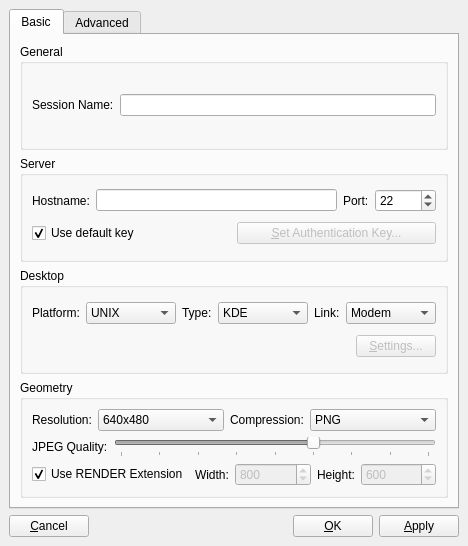
<ui version="4.0" >
 <author></author>
 <comment></comment>
 <exportmacro></exportmacro>
 <class>SettingsDialog</class>
 <widget class="QWidget" name="SettingsDialog" >
  <property name="geometry" >
   <rect>
    <x>0</x>
    <y>0</y>
    <width>468</width>
    <height>546</height>
   </rect>
  </property>
  <property name="windowTitle" >
   <string>Form</string>
  </property>
  <layout class="QVBoxLayout" >
   <property name="margin" >
    <number>9</number>
   </property>
   <property name="spacing" >
    <number>6</number>
   </property>
   <item>
    <widget class="QTabWidget" name="layoutTabs" >
     <property name="currentIndex" >
      <number>0</number>
     </property>
     <widget class="QWidget" name="basicTab" >
      <attribute name="title" >
       <string>Basic</string>
      </attribute>
      <layout class="QVBoxLayout" >
       <property name="margin" >
        <number>9</number>
       </property>
       <property name="spacing" >
        <number>6</number>
       </property>
       <item>
        <widget class="QGroupBox" name="generalGroup" >
         <property name="title" >
          <string>General</string>
         </property>
         <layout class="QVBoxLayout" >
          <property name="margin" >
           <number>9</number>
          </property>
          <property name="spacing" >
           <number>6</number>
          </property>
          <item>
           <layout class="QHBoxLayout" >
            <property name="margin" >
             <number>0</number>
            </property>
            <property name="spacing" >
             <number>6</number>
            </property>
            <item>
             <widget class="QLabel" name="sessionNameLabel" >
              <property name="sizePolicy" >
               <sizepolicy>
                <hsizetype>0</hsizetype>
                <vsizetype>5</vsizetype>
                <horstretch>0</horstretch>
                <verstretch>0</verstretch>
               </sizepolicy>
              </property>
              <property name="text" >
               <string>Session Name:</string>
              </property>
             </widget>
            </item>
            <item>
             <widget class="QLineEdit" name="sessionName" />
            </item>
           </layout>
          </item>
         </layout>
        </widget>
       </item>
       <item>
        <widget class="QGroupBox" name="serverGroup" >
         <property name="title" >
          <string>Server</string>
         </property>
         <layout class="QVBoxLayout" >
          <property name="margin" >
           <number>9</number>
          </property>
          <property name="spacing" >
           <number>6</number>
          </property>
          <item>
           <layout class="QHBoxLayout" >
            <property name="margin" >
             <number>0</number>
            </property>
            <property name="spacing" >
             <number>6</number>
            </property>
            <item>
             <widget class="QLabel" name="hostnameLabel" >
              <property name="sizePolicy" >
               <sizepolicy>
                <hsizetype>0</hsizetype>
                <vsizetype>5</vsizetype>
                <horstretch>0</horstretch>
                <verstretch>0</verstretch>
               </sizepolicy>
              </property>
              <property name="text" >
               <string>Hostname:</string>
              </property>
             </widget>
            </item>
            <item>
             <widget class="QLineEdit" name="hostname" />
            </item>
            <item>
             <widget class="QLabel" name="portLabel" >
              <property name="sizePolicy" >
               <sizepolicy>
                <hsizetype>0</hsizetype>
                <vsizetype>5</vsizetype>
                <horstretch>0</horstretch>
                <verstretch>0</verstretch>
               </sizepolicy>
              </property>
              <property name="text" >
               <string>Port:</string>
              </property>
             </widget>
            </item>
            <item>
             <widget class="QSpinBox" name="port" >
              <property name="maximum" >
               <number>65535</number>
              </property>
              <property name="minimum" >
               <number>1</number>
              </property>
              <property name="value" >
               <number>22</number>
              </property>
             </widget>
            </item>
           </layout>
          </item>
          <item>
           <layout class="QHBoxLayout" >
            <property name="margin" >
             <number>0</number>
            </property>
            <property name="spacing" >
             <number>6</number>
            </property>
            <item>
             <widget class="QCheckBox" name="defaultKey" >
              <property name="text" >
               <string>Use default key</string>
              </property>
              <property name="checked" >
               <bool>true</bool>
              </property>
             </widget>
            </item>
            <item>
             <widget class="QPushButton" name="setAuthKeyButton" >
              <property name="enabled" >
               <bool>false</bool>
              </property>
              <property name="text" >
               <string>&amp;Set Authentication Key...</string>
              </property>
             </widget>
            </item>
           </layout>
          </item>
         </layout>
        </widget>
       </item>
       <item>
        <widget class="QGroupBox" name="desktopGroup" >
         <property name="title" >
          <string>Desktop</string>
         </property>
         <layout class="QVBoxLayout" >
          <property name="margin" >
           <number>9</number>
          </property>
          <property name="spacing" >
           <number>6</number>
          </property>
          <item>
           <layout class="QHBoxLayout" >
            <property name="margin" >
             <number>0</number>
            </property>
            <property name="spacing" >
             <number>6</number>
            </property>
            <item>
             <widget class="QLabel" name="platformLabel" >
              <property name="sizePolicy" >
               <sizepolicy>
                <hsizetype>0</hsizetype>
                <vsizetype>5</vsizetype>
                <horstretch>0</horstretch>
                <verstretch>0</verstretch>
               </sizepolicy>
              </property>
              <property name="text" >
               <string>Platform:</string>
              </property>
             </widget>
            </item>
            <item>
             <widget class="QComboBox" name="platform" >
              <item>
               <property name="text" >
                <string>UNIX</string>
               </property>
              </item>
              <item>
               <property name="text" >
                <string>Windows</string>
               </property>
              </item>
              <item>
               <property name="text" >
                <string>VNC Proxy</string>
               </property>
              </item>
             </widget>
            </item>
            <item>
             <widget class="QLabel" name="typeLabel" >
              <property name="sizePolicy" >
               <sizepolicy>
                <hsizetype>0</hsizetype>
                <vsizetype>5</vsizetype>
                <horstretch>0</horstretch>
                <verstretch>0</verstretch>
               </sizepolicy>
              </property>
              <property name="text" >
               <string>Type:</string>
              </property>
             </widget>
            </item>
            <item>
             <widget class="QComboBox" name="type" >
              <item>
               <property name="text" >
                <string>KDE</string>
               </property>
              </item>
              <item>
               <property name="text" >
                <string>GNOME</string>
               </property>
              </item>
              <item>
               <property name="text" >
                <string>CDE</string>
               </property>
              </item>
              <item>
               <property name="text" >
                <string>XDM</string>
               </property>
              </item>
              <item>
               <property name="text" >
                <string>Custom</string>
               </property>
              </item>
             </widget>
            </item>
            <item>
             <widget class="QLabel" name="linkLabel" >
              <property name="sizePolicy" >
               <sizepolicy>
                <hsizetype>0</hsizetype>
                <vsizetype>5</vsizetype>
                <horstretch>0</horstretch>
                <verstretch>0</verstretch>
               </sizepolicy>
              </property>
              <property name="text" >
               <string>Link:</string>
              </property>
             </widget>
            </item>
            <item>
             <widget class="QComboBox" name="link" >
              <item>
               <property name="text" >
                <string>Modem</string>
               </property>
              </item>
              <item>
               <property name="text" >
                <string>ISDN</string>
               </property>
              </item>
              <item>
               <property name="text" >
                <string>ADSL</string>
               </property>
              </item>
              <item>
               <property name="text" >
                <string>WAN</string>
               </property>
              </item>
              <item>
               <property name="text" >
                <string>LAN</string>
               </property>
              </item>
             </widget>
            </item>
           </layout>
          </item>
          <item>
           <layout class="QHBoxLayout" >
            <property name="margin" >
             <number>0</number>
            </property>
            <property name="spacing" >
             <number>6</number>
            </property>
            <item>
             <spacer>
              <property name="orientation" >
               <enum>Qt::Horizontal</enum>
              </property>
              <property name="sizeHint" >
               <size>
                <width>173</width>
                <height>20</height>
               </size>
              </property>
             </spacer>
            </item>
            <item>
             <widget class="QPushButton" name="desktopSettingButton" >
              <property name="enabled" >
               <bool>false</bool>
              </property>
              <property name="text" >
               <string>&amp;Settings...</string>
              </property>
             </widget>
            </item>
           </layout>
          </item>
         </layout>
        </widget>
       </item>
       <item>
        <widget class="QGroupBox" name="groupBox_3" >
         <property name="title" >
          <string>Geometry</string>
         </property>
         <layout class="QVBoxLayout" >
          <property name="margin" >
           <number>9</number>
          </property>
          <property name="spacing" >
           <number>6</number>
          </property>
          <item>
           <layout class="QHBoxLayout" >
            <property name="margin" >
             <number>0</number>
            </property>
            <property name="spacing" >
             <number>6</number>
            </property>
            <item>
             <widget class="QLabel" name="resolutionLabel" >
              <property name="sizePolicy" >
               <sizepolicy>
                <hsizetype>0</hsizetype>
                <vsizetype>5</vsizetype>
                <horstretch>0</horstretch>
                <verstretch>0</verstretch>
               </sizepolicy>
              </property>
              <property name="text" >
               <string>Resolution:</string>
              </property>
             </widget>
            </item>
            <item>
             <widget class="QComboBox" name="resolution" >
              <item>
               <property name="text" >
                <string>640x480</string>
               </property>
              </item>
              <item>
               <property name="text" >
                <string>800x600</string>
               </property>
              </item>
              <item>
               <property name="text" >
                <string>1024x768</string>
               </property>
              </item>
              <item>
               <property name="text" >
                <string>Fullscreen</string>
               </property>
              </item>
              <item>
               <property name="text" >
                <string>Custom</string>
               </property>
              </item>
             </widget>
            </item>
            <item>
             <widget class="QLabel" name="compressionLabel" >
              <property name="sizePolicy" >
               <sizepolicy>
                <hsizetype>0</hsizetype>
                <vsizetype>5</vsizetype>
                <horstretch>0</horstretch>
                <verstretch>0</verstretch>
               </sizepolicy>
              </property>
              <property name="text" >
               <string>Compression:</string>
              </property>
             </widget>
            </item>
            <item>
             <widget class="QComboBox" name="imageCompressionType" >
              <item>
               <property name="text" >
                <string>PNG</string>
               </property>
              </item>
              <item>
               <property name="text" >
                <string>JPEG</string>
               </property>
              </item>
              <item>
               <property name="text" >
                <string>Raw X11</string>
               </property>
              </item>
             </widget>
            </item>
           </layout>
          </item>
          <item>
           <layout class="QHBoxLayout" >
            <property name="margin" >
             <number>0</number>
            </property>
            <property name="spacing" >
             <number>6</number>
            </property>
            <item>
             <widget class="QLabel" name="qualityLabel" >
              <property name="sizePolicy" >
               <sizepolicy>
                <hsizetype>0</hsizetype>
                <vsizetype>5</vsizetype>
                <horstretch>0</horstretch>
                <verstretch>0</verstretch>
               </sizepolicy>
              </property>
              <property name="text" >
               <string>JPEG Quality:</string>
              </property>
             </widget>
            </item>
            <item>
             <widget class="QSlider" name="imageQualityLevel" >
              <property name="enabled" >
               <bool>false</bool>
              </property>
              <property name="minimum" >
               <number>1</number>
              </property>
              <property name="maximum" >
               <number>9</number>
              </property>
              <property name="pageStep" >
               <number>9</number>
              </property>
              <property name="value" >
               <number>6</number>
              </property>
              <property name="orientation" >
               <enum>Qt::Horizontal</enum>
              </property>
              <property name="tickPosition" >
               <enum>QSlider::TicksBelow</enum>
              </property>
              <property name="tickInterval" >
               <number>1</number>
              </property>
             </widget>
            </item>
           </layout>
          </item>
          <item>
           <layout class="QHBoxLayout" >
            <property name="margin" >
             <number>0</number>
            </property>
            <property name="spacing" >
             <number>6</number>
            </property>
            <item>
             <widget class="QCheckBox" name="render" >
              <property name="text" >
               <string>Use RENDER Extension</string>
              </property>
              <property name="checked" >
               <bool>true</bool>
              </property>
             </widget>
            </item>
            <item>
             <widget class="QLabel" name="widthLabel" >
              <property name="sizePolicy" >
               <sizepolicy>
                <hsizetype>0</hsizetype>
                <vsizetype>5</vsizetype>
                <horstretch>0</horstretch>
                <verstretch>0</verstretch>
               </sizepolicy>
              </property>
              <property name="text" >
               <string>Width:</string>
              </property>
             </widget>
            </item>
            <item>
             <widget class="QSpinBox" name="width" >
              <property name="enabled" >
               <bool>false</bool>
              </property>
              <property name="maximum" >
               <number>9999</number>
              </property>
              <property name="value" >
               <number>800</number>
              </property>
             </widget>
            </item>
            <item>
             <widget class="QLabel" name="heightLabel" >
              <property name="sizePolicy" >
               <sizepolicy>
                <hsizetype>0</hsizetype>
                <vsizetype>5</vsizetype>
                <horstretch>0</horstretch>
                <verstretch>0</verstretch>
               </sizepolicy>
              </property>
              <property name="text" >
               <string>Height:</string>
              </property>
             </widget>
            </item>
            <item>
             <widget class="QSpinBox" name="height" >
              <property name="enabled" >
               <bool>false</bool>
              </property>
              <property name="maximum" >
               <number>9999</number>
              </property>
              <property name="value" >
               <number>600</number>
              </property>
             </widget>
            </item>
           </layout>
          </item>
         </layout>
        </widget>
       </item>
      </layout>
     </widget>
     <widget class="QWidget" name="advancedTab" >
      <attribute name="title" >
       <string>Advanced</string>
      </attribute>
      <layout class="QVBoxLayout" >
       <property name="margin" >
        <number>9</number>
       </property>
       <property name="spacing" >
        <number>6</number>
       </property>
       <item>
        <widget class="QGroupBox" name="networkGroup" >
         <property name="title" >
          <string>Network</string>
         </property>
         <layout class="QVBoxLayout" >
          <property name="margin" >
           <number>9</number>
          </property>
          <property name="spacing" >
           <number>6</number>
          </property>
          <item>
           <widget class="QCheckBox" name="encryption" >
            <property name="text" >
             <string>Use SSH Tunneling</string>
            </property>
            <property name="checked" >
             <bool>true</bool>
            </property>
           </widget>
          </item>
         </layout>
        </widget>
       </item>
       <item>
        <widget class="QGroupBox" name="cacheGroup" >
         <property name="title" >
          <string>Cache</string>
         </property>
         <layout class="QVBoxLayout" >
          <property name="margin" >
           <number>9</number>
          </property>
          <property name="spacing" >
           <number>6</number>
          </property>
          <item>
           <layout class="QHBoxLayout" >
            <property name="margin" >
             <number>0</number>
            </property>
            <property name="spacing" >
             <number>6</number>
            </property>
            <item>
             <widget class="QLabel" name="memoryLabel" >
              <property name="sizePolicy" >
               <sizepolicy>
                <hsizetype>0</hsizetype>
                <vsizetype>5</vsizetype>
                <horstretch>0</horstretch>
                <verstretch>0</verstretch>
               </sizepolicy>
              </property>
              <property name="text" >
               <string>Memory:</string>
              </property>
             </widget>
            </item>
            <item>
             <widget class="QSpinBox" name="memoryCache" >
              <property name="maximum" >
               <number>128</number>
              </property>
              <property name="value" >
               <number>8</number>
              </property>
             </widget>
            </item>
            <item>
             <widget class="QLabel" name="memoryMBLabel" >
              <property name="text" >
               <string>MB</string>
              </property>
             </widget>
            </item>
            <item>
             <widget class="QLabel" name="diskLabel" >
              <property name="sizePolicy" >
               <sizepolicy>
                <hsizetype>0</hsizetype>
                <vsizetype>5</vsizetype>
                <horstretch>0</horstretch>
                <verstretch>0</verstretch>
               </sizepolicy>
              </property>
              <property name="text" >
               <string>Disk:</string>
              </property>
             </widget>
            </item>
            <item>
             <widget class="QSpinBox" name="diskCache" >
              <property name="maximum" >
               <number>128</number>
              </property>
              <property name="value" >
               <number>32</number>
              </property>
             </widget>
            </item>
            <item>
             <widget class="QLabel" name="diskMBLabel" >
              <property name="text" >
               <string>MB</string>
              </property>
             </widget>
            </item>
           </layout>
          </item>
         </layout>
        </widget>
       </item>
       <item>
        <spacer>
         <property name="orientation" >
          <enum>Qt::Vertical</enum>
         </property>
         <property name="sizeHint" >
          <size>
           <width>20</width>
           <height>40</height>
          </size>
         </property>
        </spacer>
       </item>
      </layout>
     </widget>
    </widget>
   </item>
   <item>
    <layout class="QHBoxLayout" >
     <property name="margin" >
      <number>0</number>
     </property>
     <property name="spacing" >
      <number>6</number>
     </property>
     <item>
      <widget class="QPushButton" name="cancelButton" >
       <property name="text" >
        <string>&amp;Cancel</string>
       </property>
      </widget>
     </item>
     <item>
      <spacer>
       <property name="orientation" >
        <enum>Qt::Horizontal</enum>
       </property>
       <property name="sizeHint" >
        <size>
         <width>40</width>
         <height>20</height>
        </size>
       </property>
      </spacer>
     </item>
     <item>
      <widget class="QPushButton" name="okButton" >
       <property name="text" >
        <string>&amp;OK</string>
       </property>
      </widget>
     </item>
     <item>
      <widget class="QPushButton" name="applyButton" >
       <property name="text" >
        <string>&amp;Apply</string>
       </property>
      </widget>
     </item>
    </layout>
   </item>
  </layout>
 </widget>
 <pixmapfunction></pixmapfunction>
 <resources/>
 <connections/>
</ui>
